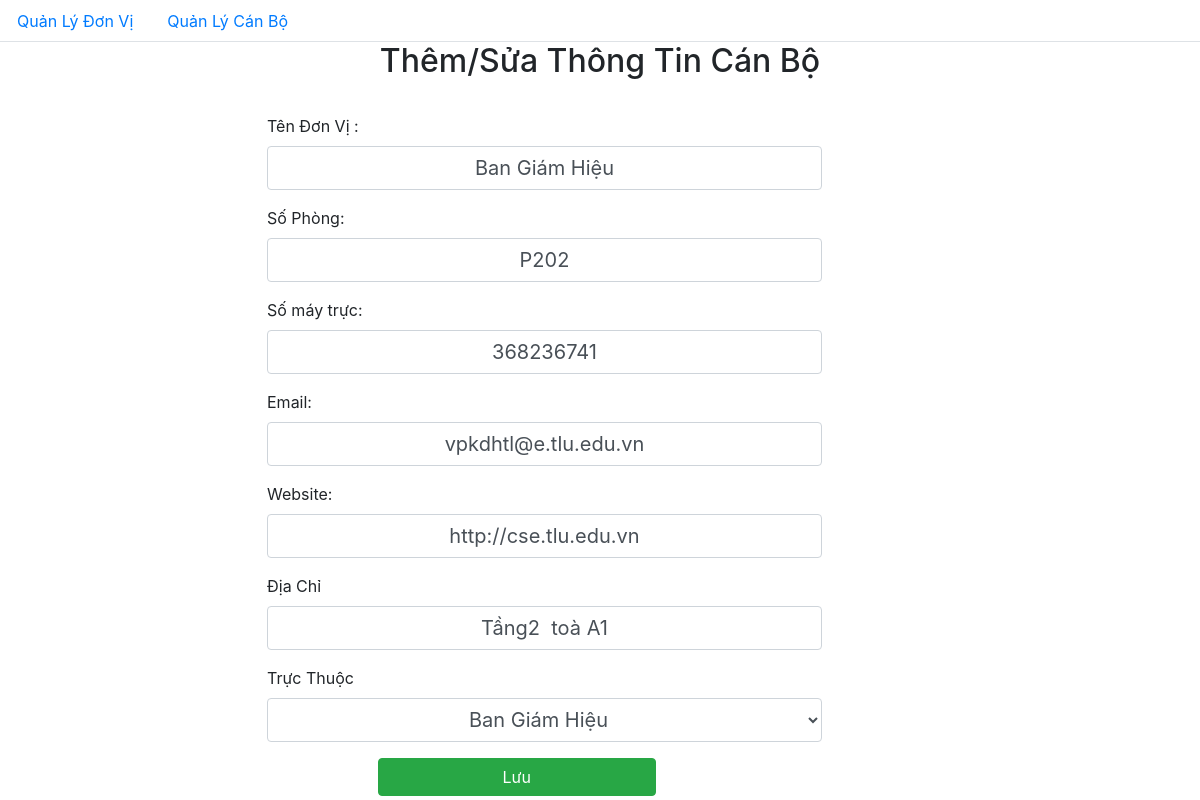
Before: /admin/Donvi/add.php?id=1 (signed in) with the older database file.
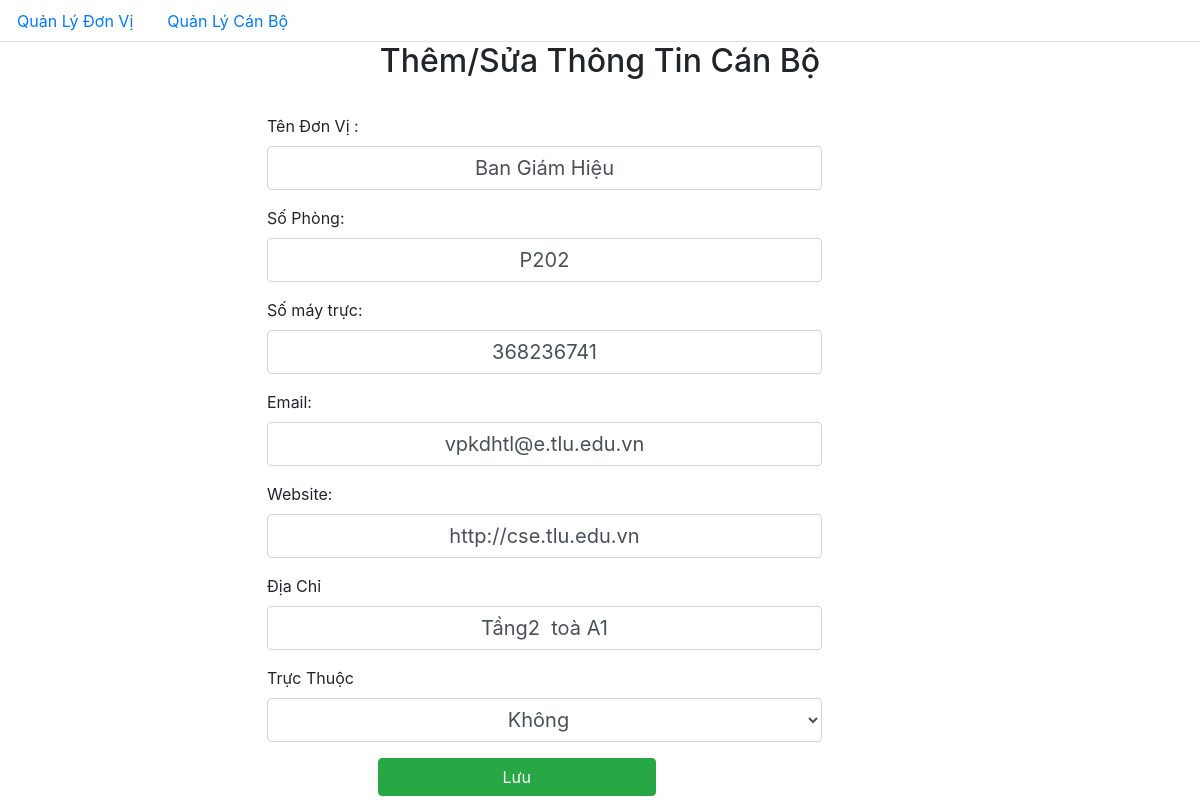
After: the same page with the newer database file.
### tables this page shows
CREATE TABLE `donvi` (
  `id` int(10) NOT NULL,
  `name` varchar(255) NOT NULL,
  `sophong` varchar(10) NOT NULL,
  `maytruc` int(255) DEFAULT NULL,
  `diachi` varchar(255) DEFAULT NULL,
  `email` varchar(255) DEFAULT NULL,
  `website` varchar(255) DEFAULT NULL,
  `id_child` int(10) DEFAULT NULL
);

### db/dbhelper.php (called while the page is built, shortened)
<?php
function select_one($sql) {
	$con = mysqli_connect(HOST, USERNAME, PASSWORD, DATABASE);
	$result = mysqli_query($con, $sql);
	$row    = mysqli_fetch_array($result, 1);
	return $row;
}

### admin/Donvi/add.php (the view, shortened to what this page needs)
<?php
	require_once ('../../db/dbhelper.php');
$id = $name  = $sp =  $mt =  $em =  $dc = $dv = $website = $id_child = '';
if (isset($_GET['id'])) {
	$id       = $_GET['id'];
	$sql      = 'select * from donvi where id = '.$id;
	$login = select_one($sql);
	if ($login != null) {
		$name 	  = $login['name'];
		$sp 	  = $login['sophong'];
		$mt 	  = $login['maytruc'];
		$em 	  = $login['email'];
		$dc 	  = $login['diachi'];
		$website  = $login['website'];
		if (isset($login['id_child'])) {
		$id_child = $login['id_child'];
		$nm = "select name from donvi where id = " .$id_child;
		$a = select_one($nm);
		if ( $a != null) {
			$dv = $a['name'];
		}
		}
	}
}
?>
<!DOCTYPE html>
<html>
<head>
	<link rel="stylesheet" href="https://maxcdn.bootstrapcdn.com/bootstrap/4.4.1/css/bootstrap.min.css">
</head>
<body >
	<ul class="nav nav-tabs">
	  <li class="nav-item">
	    <a class="nav-link"  href="../Donvi/">Quản Lý Đơn Vị</a>
	  </li>
	  <li class="nav-item">
	    <a class="nav-link " href="../Danhba/">Quản Lý Cán Bộ</a>
	  </li>
	</ul>
	<div class="container">
		<div class="panel panel-primary">
			<div class="panel-heading">
				<h2 class="text-center">Thêm/Sửa Thông Tin Cán Bộ</h2>
			</div>
			<div class="panel-body" >
				<form method="post" style = "width: 50% ; margin-left : 20%;margin-top:3%;">
					<div class="form-group">
					  <label  for="taikhoan">Tên Đơn Vị :</label>
					  <input style="text-align:center;font-size : 20px;" required="true" type="text" class="form-control" id="taikhoan" name="donvi"
					  value="<?=$name?>" >
					</div>
					<div class="form-group">
					  <label  for="matkhau">Số Phòng:</label>
					  <input style="text-align:center;font-size : 20px;" required="true" type="text" class="form-control" id="matkhau" name="sophong" value="<?=$sp?>" >
					</div>
					<div class="form-group">
					  <label  for="matkhau">Số máy trực:</label>
					  <input style="text-align:center;font-size : 20px;" required="true" type="text" class="form-control" id="matkhau" name="maytruc" value="<?=$mt?>" >
					</div>
					<div class="form-group">
					  <label  for="matkhau">Email:</label>
					  <input style="text-align:center;font-size : 20px;" required="true" type="text" class="form-control" id="matkhau" name="email" value="<?=$em?>" >
					</div>
					<div class="form-group">
					  <label  for="matkhau">Website:</label>
					  <input style="text-align:center;font-size : 20px;" required="true" type="text" class="form-control" id="matkhau" name="website" value="<?=$website?>" >
					</div>
					<div class="form-group">
					  <label  for="matkhau">Địa Chỉ</label>
					  <input style="text-align:center;font-size : 20px;" required="true" type="text" class="form-control" id="matkhau" name="diachi" value="<?=$dc?>" >
					</div>
					<div class="form-group">
					  <label  for="matkhau">Trực Thuộc </label>
					  <select style="text-align:center;font-size : 20px;"  type="text" class="form-control" id="matkhau" name="donvicha">
							<option value="<?=$id_child?>"><?=$dv?></option>
							<option value="NULL"<?php if ($id_child == "") {echo "selected"; } ?>>Không</option>
					  </select>
					</div>
					<button style="width: 50%; margin-left : 20%" class="btn btn-success">Lưu</button>
				</form>
			</div>
		</div>
	</div>
</body>
</html>

Changed rows visible on the page:
changed donvi "Ban Giám Hiệu": donvicha "Ban Giám Hiệu" → (not shown)
Other visible differences:
form field donvicha: (not shown) → "Không"
